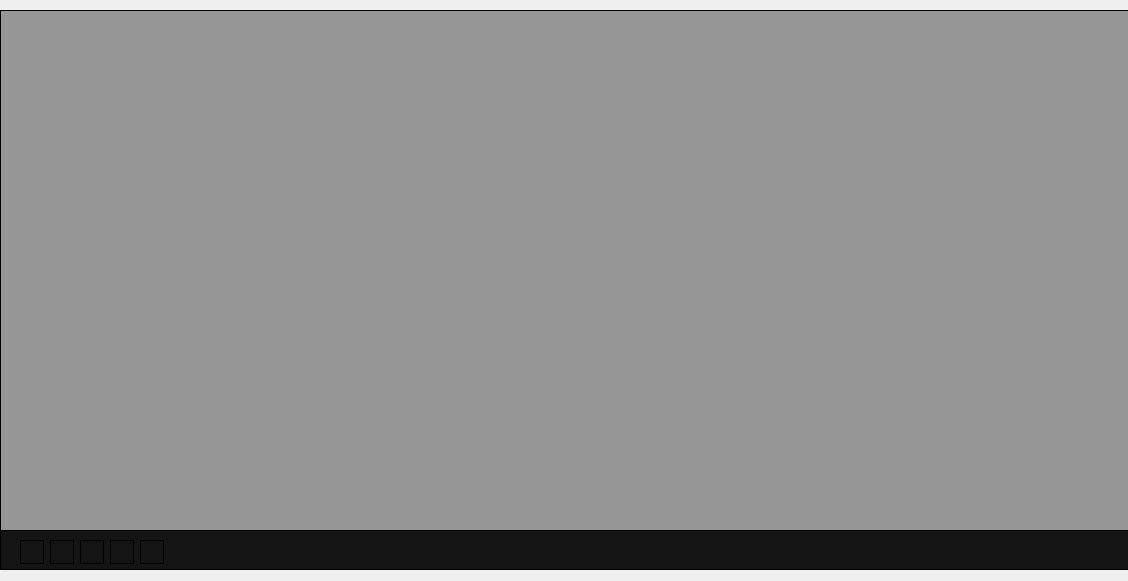
<?xml version="1.0" encoding="UTF-8"?>
<ui version="4.0">
 <class>AnimtionPlayer</class>
 <widget class="QWidget" name="AnimtionPlayer">
  <property name="geometry">
   <rect>
    <x>0</x>
    <y>0</y>
    <width>1128</width>
    <height>581</height>
   </rect>
  </property>
  <property name="windowTitle">
   <string>Form</string>
  </property>
  <property name="styleSheet">
   <string notr="true"/>
  </property>
  <widget class="QFrame" name="controller">
   <property name="geometry">
    <rect>
     <x>0</x>
     <y>530</y>
     <width>1131</width>
     <height>40</height>
    </rect>
   </property>
   <property name="styleSheet">
    <string notr="true">background-color:rgb(20,20,20);border:1px solid;border-color:rgb(0,0,0)</string>
   </property>
   <property name="frameShape">
    <enum>QFrame::Box</enum>
   </property>
   <property name="frameShadow">
    <enum>QFrame::Plain</enum>
   </property>
   <property name="lineWidth">
    <number>1</number>
   </property>
   <property name="midLineWidth">
    <number>0</number>
   </property>
   <widget class="QPushButton" name="startBtn">
    <property name="geometry">
     <rect>
      <x>20</x>
      <y>10</y>
      <width>24</width>
      <height>24</height>
     </rect>
    </property>
    <property name="text">
     <string/>
    </property>
    <property name="icon">
     <iconset>
      <normaloff>../icon/start.png</normaloff>../icon/start.png</iconset>
    </property>
    <property name="iconSize">
     <size>
      <width>24</width>
      <height>24</height>
     </size>
    </property>
   </widget>
   <widget class="QPushButton" name="skipbackBtn">
    <property name="geometry">
     <rect>
      <x>50</x>
      <y>10</y>
      <width>24</width>
      <height>24</height>
     </rect>
    </property>
    <property name="text">
     <string/>
    </property>
    <property name="icon">
     <iconset>
      <normaloff>../icon/skipback.png</normaloff>../icon/skipback.png</iconset>
    </property>
    <property name="iconSize">
     <size>
      <width>24</width>
      <height>24</height>
     </size>
    </property>
   </widget>
   <widget class="QPushButton" name="playBtn">
    <property name="geometry">
     <rect>
      <x>80</x>
      <y>10</y>
      <width>24</width>
      <height>24</height>
     </rect>
    </property>
    <property name="autoFillBackground">
     <bool>false</bool>
    </property>
    <property name="text">
     <string/>
    </property>
    <property name="icon">
     <iconset>
      <normaloff>../icon/play.png</normaloff>../icon/play.png</iconset>
    </property>
    <property name="iconSize">
     <size>
      <width>24</width>
      <height>24</height>
     </size>
    </property>
    <property name="checkable">
     <bool>true</bool>
    </property>
    <property name="checked">
     <bool>false</bool>
    </property>
    <property name="default">
     <bool>false</bool>
    </property>
    <property name="flat">
     <bool>false</bool>
    </property>
   </widget>
   <widget class="QPushButton" name="skipforwardBtn">
    <property name="geometry">
     <rect>
      <x>110</x>
      <y>10</y>
      <width>24</width>
      <height>24</height>
     </rect>
    </property>
    <property name="text">
     <string/>
    </property>
    <property name="icon">
     <iconset>
      <normaloff>../icon/skip.png</normaloff>../icon/skip.png</iconset>
    </property>
    <property name="iconSize">
     <size>
      <width>24</width>
      <height>24</height>
     </size>
    </property>
   </widget>
   <widget class="QPushButton" name="endBtn">
    <property name="geometry">
     <rect>
      <x>140</x>
      <y>10</y>
      <width>24</width>
      <height>24</height>
     </rect>
    </property>
    <property name="text">
     <string/>
    </property>
    <property name="icon">
     <iconset>
      <normaloff>../icon/end.png</normaloff>../icon/end.png</iconset>
    </property>
    <property name="iconSize">
     <size>
      <width>24</width>
      <height>24</height>
     </size>
    </property>
   </widget>
  </widget>
  <widget class="QLabel" name="player">
   <property name="geometry">
    <rect>
     <x>0</x>
     <y>10</y>
     <width>1131</width>
     <height>521</height>
    </rect>
   </property>
   <property name="styleSheet">
    <string notr="true">background-color:rgb(150,150,150);border:1px solid;border-color:rgb(0,0,0)</string>
   </property>
   <property name="text">
    <string/>
   </property>
   <property name="alignment">
    <set>Qt::AlignCenter</set>
   </property>
  </widget>
 </widget>
 <resources/>
 <connections/>
</ui>
